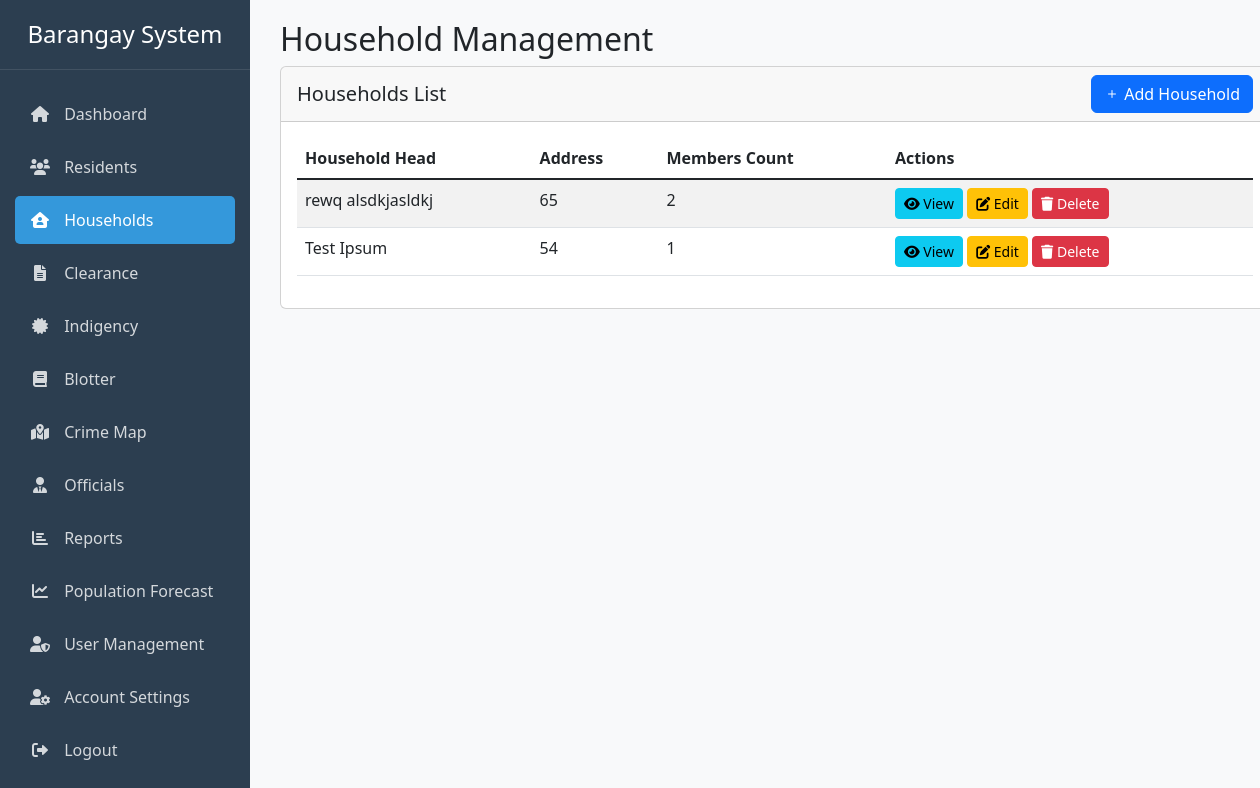
/household.php (signed in), run on the app's committed database.
### tables this page shows
CREATE TABLE `households` (
  `id` int(11) NOT NULL,
  `household_head_id` int(11) DEFAULT NULL,
  `address` text NOT NULL,
  `created_at` timestamp NOT NULL DEFAULT current_timestamp()
);

### household.php (the view, shortened to what this page needs)
<?php
require_once 'config.php';
$query = "SELECT h.id, h.address,
          CONCAT(head.first_name, ' ', head.last_name) as household_head,
          COUNT(r.id) as member_count
          FROM households h
          LEFT JOIN residents head ON h.household_head_id = head.id
          LEFT JOIN residents r ON h.id = r.household_id
          GROUP BY h.id";
$result = mysqli_query($conn, $query);
?>
<!DOCTYPE html>
<html lang="en">
<head>
    <link href="https://cdn.jsdelivr.net/npm/bootstrap@5.1.3/dist/css/bootstrap.min.css" rel="stylesheet">
    <link href="https://cdn.jsdelivr.net/npm/bootstrap-icons@1.7.2/font/bootstrap-icons.css" rel="stylesheet">
    <link href="https://cdnjs.cloudflare.com/ajax/libs/font-awesome/6.0.0/css/all.min.css" rel="stylesheet">
</head>
<body>
    <div class="container-fluid">
        <div class="row">
            <?php include 'includes/header.php'; ?>
            <div class="col-md-9 col-lg-10 main-content">
                <div class="row">
                    <div class="col-md-12">
                        <h2>Household Management</h2>
                        <div class="card">
                            <div class="card-header d-flex justify-content-between align-items-center">
                                <h5 class="mb-0">Households List</h5>
                                <button type="button" class="btn btn-primary" data-bs-toggle="modal" data-bs-target="#addHouseholdModal">
                                    <i class="bi bi-plus"></i> Add Household
                                </button>
                            </div>
                            <div class="card-body">
                                <div class="table-responsive">
                                    <table class="table table-striped">
                                        <thead>
                                            <tr>
                                                <th>Household Head</th>
                                                <th>Address</th>
                                                <th>Members Count</th>
                                                <th>Actions</th>
                                            </tr>
                                        </thead>
                                        <tbody>
                                            <?php while ($row = mysqli_fetch_assoc($result)) : ?>
                                            <tr>
                                                <td><?php echo htmlspecialchars($row['household_head']); ?></td>
                                                <td><?php echo htmlspecialchars($row['address']); ?></td>
                                                <td><?php echo $row['member_count']; ?></td>
                                                <td>
                                                    <button type="button" class="btn btn-info btn-sm view-household" data-bs-toggle="modal"
                                                            data-bs-target="#viewHouseholdModal" data-id="<?php echo $row['id']; ?>">
                                                        <i class="fas fa-eye"></i> View
                                                    </button>
                                                    <button type="button" class="btn btn-warning btn-sm"
                                                            onclick="editHousehold(<?php echo $row['id']; ?>)">
                                                        <i class="fas fa-edit"></i> Edit
                                                    </button>
                                                    <button type="button" class="btn btn-danger btn-sm delete-household"
                                                            data-bs-toggle="modal" data-bs-target="#deleteHouseholdModal"
                                                            data-id="<?php echo $row['id']; ?>"
                                                            data-head="<?php echo htmlspecialchars($row['household_head']); ?>">
                                                        <i class="fas fa-trash"></i> Delete
                                                    </button>
                                                </td>
                                            </tr>
                                            <?php endwhile; ?>
                                        </tbody>
                                    </table>
                                </div>
                            </div>
                        </div>
                    </div>
                </div>
            </div>
        </div>
    </div>
</body>
</html>

### css/sidebar.css (style rules this page uses)
.main-content { margin-left: 250px; padding: 20px 30px; min-height: 100vh; background-color: #f8f9fa; }

### household.php (style rules this page uses)
.main-content { padding: 20px; }

### data on the page
households: household_head "rewq alsdkjasldkj", address "65", member_count "2"
households: household_head "Test Ipsum", address "54", member_count "1"
